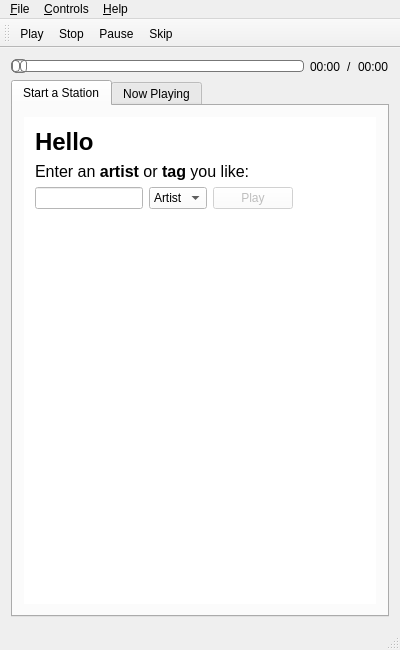
<?xml version="1.0" encoding="UTF-8"?>
<ui version="4.0">
 <class>MainWindow</class>
 <widget class="QMainWindow" name="MainWindow">
  <property name="geometry">
   <rect>
    <x>0</x>
    <y>0</y>
    <width>400</width>
    <height>650</height>
   </rect>
  </property>
  <property name="sizePolicy">
   <sizepolicy hsizetype="Maximum" vsizetype="Fixed">
    <horstretch>0</horstretch>
    <verstretch>0</verstretch>
   </sizepolicy>
  </property>
  <property name="minimumSize">
   <size>
    <width>400</width>
    <height>650</height>
   </size>
  </property>
  <property name="maximumSize">
   <size>
    <width>400</width>
    <height>650</height>
   </size>
  </property>
  <property name="windowTitle">
   <string>spotfm</string>
  </property>
  <widget class="QWidget" name="centralWidget">
   <layout class="QGridLayout" name="gridLayout_2">
    <item row="0" column="0">
     <layout class="QHBoxLayout" name="horizontalLayout">
      <item>
       <widget class="QSlider" name="slider">
        <property name="styleSheet">
         <string notr="true">QSlider::groove:horizontal {
border: 1px solid #bbb;
background: white;
height: 10px;
border-radius: 4px;
}

QSlider::sub-page:horizontal {
background: qlineargradient(x1: 0, y1: 0,    x2: 0, y2: 1,
    stop: 0 #66e, stop: 1 #bbf);
background: qlineargradient(x1: 0, y1: 0.2, x2: 1, y2: 1,
    stop: 0 #bbf, stop: 1 #55f);
border: 1px solid #777;
height: 10px;
border-radius: 4px;
}

QSlider::add-page:horizontal {
background: #fff;
border: 1px solid #777;
height: 10px;
border-radius: 4px;
}

QSlider::handle:horizontal {
background: qlineargradient(x1:0, y1:0, x2:1, y2:1,
    stop:0 #eee, stop:1 #ccc);
border: 1px solid #777;
width: 13px;
margin-top: -2px;
margin-bottom: -2px;
border-radius: 4px;
}

QSlider::handle:horizontal:hover {
background: qlineargradient(x1:0, y1:0, x2:1, y2:1,
    stop:0 #fff, stop:1 #ddd);
border: 1px solid #444;
border-radius: 4px;
}

QSlider::sub-page:horizontal:disabled {
background: #bbb;
border-color: #999;
}

QSlider::add-page:horizontal:disabled {
background: #eee;
border-color: #999;
}

QSlider::handle:horizontal:disabled {
background: #eee;
border: 1px solid #aaa;
border-radius: 4px;
}</string>
        </property>
        <property name="value">
         <number>0</number>
        </property>
        <property name="tracking">
         <bool>false</bool>
        </property>
        <property name="orientation">
         <enum>Qt::Horizontal</enum>
        </property>
        <property name="tickInterval">
         <number>0</number>
        </property>
       </widget>
      </item>
      <item>
       <widget class="QLabel" name="timeLabel">
        <property name="text">
         <string>00:00</string>
        </property>
       </widget>
      </item>
      <item>
       <widget class="QLabel" name="label_3">
        <property name="text">
         <string>/</string>
        </property>
       </widget>
      </item>
      <item>
       <widget class="QLabel" name="totalTimeLabel">
        <property name="text">
         <string>00:00</string>
        </property>
       </widget>
      </item>
     </layout>
    </item>
    <item row="1" column="0">
     <widget class="QTabWidget" name="tabWidget">
      <property name="minimumSize">
       <size>
        <width>0</width>
        <height>32</height>
       </size>
      </property>
      <property name="tabShape">
       <enum>QTabWidget::Rounded</enum>
      </property>
      <property name="currentIndex">
       <number>0</number>
      </property>
      <widget class="QWidget" name="start_an_station">
       <attribute name="title">
        <string>Start a Station</string>
       </attribute>
       <layout class="QGridLayout" name="gridLayout_5">
        <item row="0" column="0">
         <widget class="QFrame" name="frame_3">
          <property name="styleSheet">
           <string notr="true">background-color: rgb(255, 255, 255)</string>
          </property>
          <property name="frameShape">
           <enum>QFrame::NoFrame</enum>
          </property>
          <property name="frameShadow">
           <enum>QFrame::Plain</enum>
          </property>
          <layout class="QGridLayout" name="gridLayout_6">
           <property name="horizontalSpacing">
            <number>-1</number>
           </property>
           <item row="0" column="0" colspan="2">
            <layout class="QVBoxLayout" name="verticalLayout_2">
             <item>
              <widget class="QLabel" name="helloLabel">
               <property name="font">
                <font>
                 <pointsize>18</pointsize>
                 <weight>75</weight>
                 <bold>true</bold>
                </font>
               </property>
               <property name="text">
                <string>Hello</string>
               </property>
               <property name="textFormat">
                <enum>Qt::RichText</enum>
               </property>
              </widget>
             </item>
             <item>
              <widget class="QLabel" name="label1">
               <property name="palette">
                <palette>
                 <active>
                  <colorrole role="Button">
                   <brush brushstyle="SolidPattern">
                    <color alpha="255">
                     <red>255</red>
                     <green>255</green>
                     <blue>255</blue>
                    </color>
                   </brush>
                  </colorrole>
                  <colorrole role="Text">
                   <brush brushstyle="SolidPattern">
                    <color alpha="255">
                     <red>40</red>
                     <green>40</green>
                     <blue>40</blue>
                    </color>
                   </brush>
                  </colorrole>
                  <colorrole role="Base">
                   <brush brushstyle="SolidPattern">
                    <color alpha="255">
                     <red>255</red>
                     <green>255</green>
                     <blue>255</blue>
                    </color>
                   </brush>
                  </colorrole>
                  <colorrole role="Window">
                   <brush brushstyle="SolidPattern">
                    <color alpha="255">
                     <red>255</red>
                     <green>255</green>
                     <blue>255</blue>
                    </color>
                   </brush>
                  </colorrole>
                 </active>
                 <inactive>
                  <colorrole role="Button">
                   <brush brushstyle="SolidPattern">
                    <color alpha="255">
                     <red>255</red>
                     <green>255</green>
                     <blue>255</blue>
                    </color>
                   </brush>
                  </colorrole>
                  <colorrole role="Text">
                   <brush brushstyle="SolidPattern">
                    <color alpha="255">
                     <red>40</red>
                     <green>40</green>
                     <blue>40</blue>
                    </color>
                   </brush>
                  </colorrole>
                  <colorrole role="Base">
                   <brush brushstyle="SolidPattern">
                    <color alpha="255">
                     <red>255</red>
                     <green>255</green>
                     <blue>255</blue>
                    </color>
                   </brush>
                  </colorrole>
                  <colorrole role="Window">
                   <brush brushstyle="SolidPattern">
                    <color alpha="255">
                     <red>255</red>
                     <green>255</green>
                     <blue>255</blue>
                    </color>
                   </brush>
                  </colorrole>
                 </inactive>
                 <disabled>
                  <colorrole role="Button">
                   <brush brushstyle="SolidPattern">
                    <color alpha="255">
                     <red>255</red>
                     <green>255</green>
                     <blue>255</blue>
                    </color>
                   </brush>
                  </colorrole>
                  <colorrole role="Text">
                   <brush brushstyle="SolidPattern">
                    <color alpha="255">
                     <red>128</red>
                     <green>128</green>
                     <blue>128</blue>
                    </color>
                   </brush>
                  </colorrole>
                  <colorrole role="Base">
                   <brush brushstyle="SolidPattern">
                    <color alpha="255">
                     <red>255</red>
                     <green>255</green>
                     <blue>255</blue>
                    </color>
                   </brush>
                  </colorrole>
                  <colorrole role="Window">
                   <brush brushstyle="SolidPattern">
                    <color alpha="255">
                     <red>255</red>
                     <green>255</green>
                     <blue>255</blue>
                    </color>
                   </brush>
                  </colorrole>
                 </disabled>
                </palette>
               </property>
               <property name="font">
                <font>
                 <pointsize>12</pointsize>
                 <weight>50</weight>
                 <italic>false</italic>
                 <bold>false</bold>
                 <kerning>true</kerning>
                </font>
               </property>
               <property name="text">
                <string>&lt;!DOCTYPE HTML PUBLIC &quot;-//W3C//DTD HTML 4.0//EN&quot; &quot;http://www.w3.org/TR/REC-html40/strict.dtd&quot;&gt;
&lt;html&gt;&lt;head&gt;&lt;meta name=&quot;qrichtext&quot; content=&quot;1&quot; /&gt;&lt;style type=&quot;text/css&quot;&gt;
p, li { white-space: pre-wrap; }
&lt;/style&gt;&lt;/head&gt;&lt;body style=&quot; font-family:'DejaVu Sans'; font-size:12pt; font-weight:400; font-style:normal;&quot;&gt;
&lt;p style=&quot; margin-top:12px; margin-bottom:12px; margin-left:0px; margin-right:0px; -qt-block-indent:0; text-indent:0px; font-family:'Bitstream Vera Sans';&quot;&gt;Enter an &lt;span style=&quot; font-weight:600;&quot;&gt;artist&lt;/span&gt; or &lt;span style=&quot; font-weight:600;&quot;&gt;tag&lt;/span&gt; you like:&lt;/p&gt;&lt;/body&gt;&lt;/html&gt;</string>
               </property>
               <property name="wordWrap">
                <bool>true</bool>
               </property>
              </widget>
             </item>
             <item>
              <layout class="QHBoxLayout" name="horizontalLayout_5">
               <item>
                <widget class="SearchBox" name="stationEdit">
                 <property name="sizePolicy">
                  <sizepolicy hsizetype="Fixed" vsizetype="Fixed">
                   <horstretch>0</horstretch>
                   <verstretch>0</verstretch>
                  </sizepolicy>
                 </property>
                </widget>
               </item>
               <item>
                <widget class="QComboBox" name="stationCombo">
                 <item>
                  <property name="text">
                   <string>Artist</string>
                  </property>
                 </item>
                 <item>
                  <property name="text">
                   <string>Tag</string>
                  </property>
                 </item>
                </widget>
               </item>
               <item>
                <widget class="QPushButton" name="playButton">
                 <property name="enabled">
                  <bool>false</bool>
                 </property>
                 <property name="text">
                  <string>Play</string>
                 </property>
                 <property name="default">
                  <bool>true</bool>
                 </property>
                </widget>
               </item>
              </layout>
             </item>
            </layout>
           </item>
           <item row="1" column="0">
            <spacer name="verticalSpacer_2">
             <property name="orientation">
              <enum>Qt::Vertical</enum>
             </property>
             <property name="sizeHint" stdset="0">
              <size>
               <width>20</width>
               <height>40</height>
              </size>
             </property>
            </spacer>
           </item>
           <item row="0" column="2">
            <spacer name="horizontalSpacer_2">
             <property name="orientation">
              <enum>Qt::Horizontal</enum>
             </property>
             <property name="sizeHint" stdset="0">
              <size>
               <width>40</width>
               <height>20</height>
              </size>
             </property>
            </spacer>
           </item>
          </layout>
         </widget>
        </item>
       </layout>
      </widget>
      <widget class="QWidget" name="now_playing">
       <attribute name="title">
        <string>Now Playing</string>
       </attribute>
       <layout class="QGridLayout" name="gridLayout_4">
        <item row="0" column="0">
         <widget class="QFrame" name="frame">
          <property name="styleSheet">
           <string notr="true">background-color: rgb(255, 255, 255)</string>
          </property>
          <property name="frameShape">
           <enum>QFrame::NoFrame</enum>
          </property>
          <property name="frameShadow">
           <enum>QFrame::Plain</enum>
          </property>
          <property name="lineWidth">
           <number>-2</number>
          </property>
          <layout class="QGridLayout" name="_2">
           <property name="leftMargin">
            <number>9</number>
           </property>
           <property name="bottomMargin">
            <number>9</number>
           </property>
           <property name="spacing">
            <number>6</number>
           </property>
           <item row="0" column="0">
            <layout class="QGridLayout" name="gridLayout_3">
             <item row="0" column="0" colspan="2">
              <widget class="QFrame" name="frame_2">
               <property name="frameShape">
                <enum>QFrame::NoFrame</enum>
               </property>
               <property name="frameShadow">
                <enum>QFrame::Raised</enum>
               </property>
               <property name="lineWidth">
                <number>1</number>
               </property>
               <layout class="QGridLayout" name="gridLayout">
                <item row="0" column="0">
                 <widget class="QLabel" name="imageLabel">
                  <property name="text">
                   <string/>
                  </property>
                  <property name="pixmap">
                   <pixmap resource="spotfm.qrc">:/icons/icons/no_cover.gif</pixmap>
                  </property>
                  <property name="scaledContents">
                   <bool>false</bool>
                  </property>
                  <property name="alignment">
                   <set>Qt::AlignCenter</set>
                  </property>
                 </widget>
                </item>
               </layout>
              </widget>
             </item>
             <item row="1" column="0">
              <layout class="QVBoxLayout" name="verticalLayout">
               <item>
                <layout class="QHBoxLayout" name="horizontalLayout_2">
                 <item>
                  <widget class="QLabel" name="trackImage">
                   <property name="sizePolicy">
                    <sizepolicy hsizetype="Fixed" vsizetype="Fixed">
                     <horstretch>0</horstretch>
                     <verstretch>0</verstretch>
                    </sizepolicy>
                   </property>
                   <property name="text">
                    <string/>
                   </property>
                   <property name="pixmap">
                    <pixmap resource="spotfm.qrc">:/icons/icons/track.png</pixmap>
                   </property>
                  </widget>
                 </item>
                 <item>
                  <widget class="QLabel" name="trackLabel">
                   <property name="sizePolicy">
                    <sizepolicy hsizetype="Expanding" vsizetype="Preferred">
                     <horstretch>0</horstretch>
                     <verstretch>0</verstretch>
                    </sizepolicy>
                   </property>
                   <property name="font">
                    <font>
                     <pointsize>10</pointsize>
                     <weight>75</weight>
                     <bold>true</bold>
                    </font>
                   </property>
                   <property name="text">
                    <string>trackLabel</string>
                   </property>
                  </widget>
                 </item>
                </layout>
               </item>
               <item>
                <layout class="QHBoxLayout" name="horizontalLayout_3">
                 <item>
                  <widget class="QLabel" name="artistImage">
                   <property name="sizePolicy">
                    <sizepolicy hsizetype="Fixed" vsizetype="Fixed">
                     <horstretch>0</horstretch>
                     <verstretch>0</verstretch>
                    </sizepolicy>
                   </property>
                   <property name="text">
                    <string/>
                   </property>
                   <property name="pixmap">
                    <pixmap resource="spotfm.qrc">:/icons/icons/artist.png</pixmap>
                   </property>
                  </widget>
                 </item>
                 <item>
                  <widget class="QLabel" name="artistLabel">
                   <property name="sizePolicy">
                    <sizepolicy hsizetype="Expanding" vsizetype="Preferred">
                     <horstretch>0</horstretch>
                     <verstretch>0</verstretch>
                    </sizepolicy>
                   </property>
                   <property name="font">
                    <font>
                     <pointsize>9</pointsize>
                     <weight>75</weight>
                     <bold>true</bold>
                    </font>
                   </property>
                   <property name="text">
                    <string>artistLabel</string>
                   </property>
                  </widget>
                 </item>
                </layout>
               </item>
               <item>
                <layout class="QHBoxLayout" name="horizontalLayout_4">
                 <item>
                  <widget class="QLabel" name="label">
                   <property name="sizePolicy">
                    <sizepolicy hsizetype="Fixed" vsizetype="Fixed">
                     <horstretch>0</horstretch>
                     <verstretch>0</verstretch>
                    </sizepolicy>
                   </property>
                   <property name="text">
                    <string/>
                   </property>
                   <property name="pixmap">
                    <pixmap resource="spotfm.qrc">:/icons/icons/album.png</pixmap>
                   </property>
                  </widget>
                 </item>
                 <item>
                  <widget class="QLabel" name="albumLabel">
                   <property name="sizePolicy">
                    <sizepolicy hsizetype="Expanding" vsizetype="Preferred">
                     <horstretch>0</horstretch>
                     <verstretch>0</verstretch>
                    </sizepolicy>
                   </property>
                   <property name="font">
                    <font>
                     <pointsize>8</pointsize>
                     <weight>75</weight>
                     <bold>true</bold>
                    </font>
                   </property>
                   <property name="text">
                    <string>albumLabel</string>
                   </property>
                  </widget>
                 </item>
                </layout>
               </item>
              </layout>
             </item>
             <item row="1" column="1">
              <spacer name="horizontalSpacer">
               <property name="orientation">
                <enum>Qt::Horizontal</enum>
               </property>
               <property name="sizeType">
                <enum>QSizePolicy::Minimum</enum>
               </property>
               <property name="sizeHint" stdset="0">
                <size>
                 <width>40</width>
                 <height>20</height>
                </size>
               </property>
              </spacer>
             </item>
            </layout>
           </item>
           <item row="2" column="0">
            <spacer name="verticalSpacer">
             <property name="orientation">
              <enum>Qt::Vertical</enum>
             </property>
             <property name="sizeHint" stdset="0">
              <size>
               <width>20</width>
               <height>40</height>
              </size>
             </property>
            </spacer>
           </item>
          </layout>
         </widget>
        </item>
       </layout>
      </widget>
     </widget>
    </item>
   </layout>
  </widget>
  <widget class="QMenuBar" name="menuBar">
   <property name="geometry">
    <rect>
     <x>0</x>
     <y>0</y>
     <width>400</width>
     <height>23</height>
    </rect>
   </property>
   <widget class="QMenu" name="menuPlayer">
    <property name="title">
     <string>&amp;Controls</string>
    </property>
    <addaction name="actionPlay"/>
    <addaction name="actionStop"/>
    <addaction name="actionPause"/>
    <addaction name="actionSkip"/>
   </widget>
   <widget class="QMenu" name="menu_File">
    <property name="title">
     <string>&amp;File</string>
    </property>
    <addaction name="actionLogoutAndQuit"/>
    <addaction name="actionQuit"/>
   </widget>
   <widget class="QMenu" name="menu_Help">
    <property name="title">
     <string>&amp;Help</string>
    </property>
    <addaction name="actionAbout"/>
   </widget>
   <addaction name="menu_File"/>
   <addaction name="menuPlayer"/>
   <addaction name="menu_Help"/>
  </widget>
  <widget class="QToolBar" name="mainToolBar">
   <attribute name="toolBarArea">
    <enum>TopToolBarArea</enum>
   </attribute>
   <attribute name="toolBarBreak">
    <bool>false</bool>
   </attribute>
   <addaction name="actionPlay"/>
   <addaction name="actionStop"/>
   <addaction name="actionPause"/>
   <addaction name="actionSkip"/>
  </widget>
  <widget class="QStatusBar" name="statusBar"/>
  <action name="actionPlay">
   <property name="icon">
    <iconset resource="spotfm.qrc">
     <normaloff>:/icons/icons/play.png</normaloff>:/icons/icons/play.png</iconset>
   </property>
   <property name="text">
    <string>Play</string>
   </property>
  </action>
  <action name="actionPause">
   <property name="icon">
    <iconset resource="spotfm.qrc">
     <normaloff>:/icons/icons/pause.png</normaloff>:/icons/icons/pause.png</iconset>
   </property>
   <property name="text">
    <string>Pause</string>
   </property>
   <property name="shortcut">
    <string>Space</string>
   </property>
  </action>
  <action name="actionSkip">
   <property name="icon">
    <iconset resource="spotfm.qrc">
     <normaloff>:/icons/icons/skip.png</normaloff>:/icons/icons/skip.png</iconset>
   </property>
   <property name="text">
    <string>Skip</string>
   </property>
   <property name="shortcut">
    <string>Ctrl+S</string>
   </property>
  </action>
  <action name="actionStop">
   <property name="icon">
    <iconset resource="spotfm.qrc">
     <normaloff>:/icons/icons/stop.png</normaloff>:/icons/icons/stop.png</iconset>
   </property>
   <property name="text">
    <string>Stop</string>
   </property>
  </action>
  <action name="actionLogoutAndQuit">
   <property name="text">
    <string>&amp;Log Out &amp;&amp; Quit</string>
   </property>
  </action>
  <action name="actionQuit">
   <property name="text">
    <string>&amp;Quit</string>
   </property>
   <property name="shortcut">
    <string>Ctrl+Q</string>
   </property>
  </action>
  <action name="actionAbout">
   <property name="text">
    <string>&amp;About Spotfm...</string>
   </property>
  </action>
 </widget>
 <layoutdefault spacing="6" margin="11"/>
 <customwidgets>
  <customwidget>
   <class>SearchBox</class>
   <extends>QLineEdit</extends>
   <header>searchbox.h</header>
  </customwidget>
 </customwidgets>
 <resources>
  <include location="spotfm.qrc"/>
 </resources>
 <connections/>
</ui>
